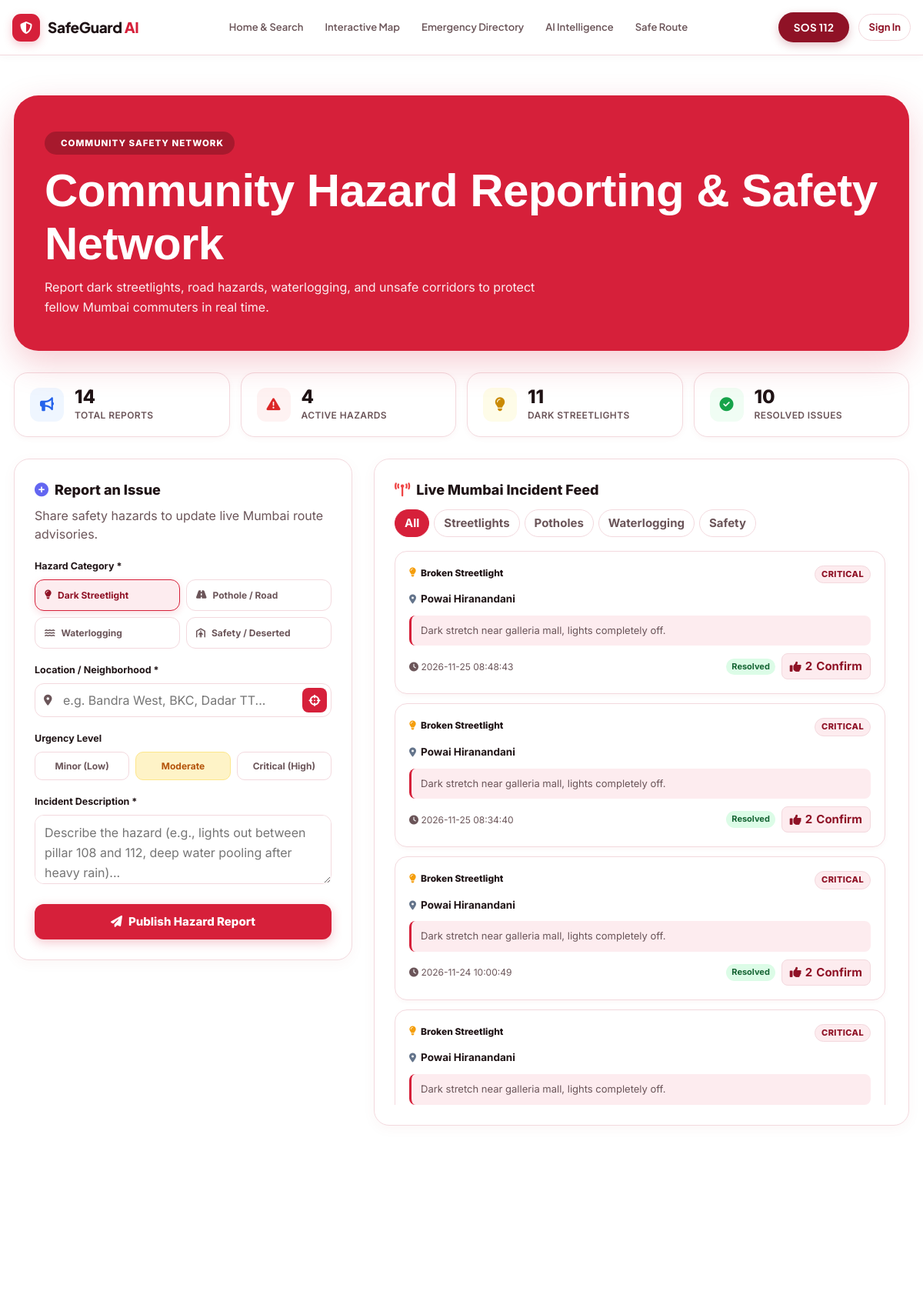
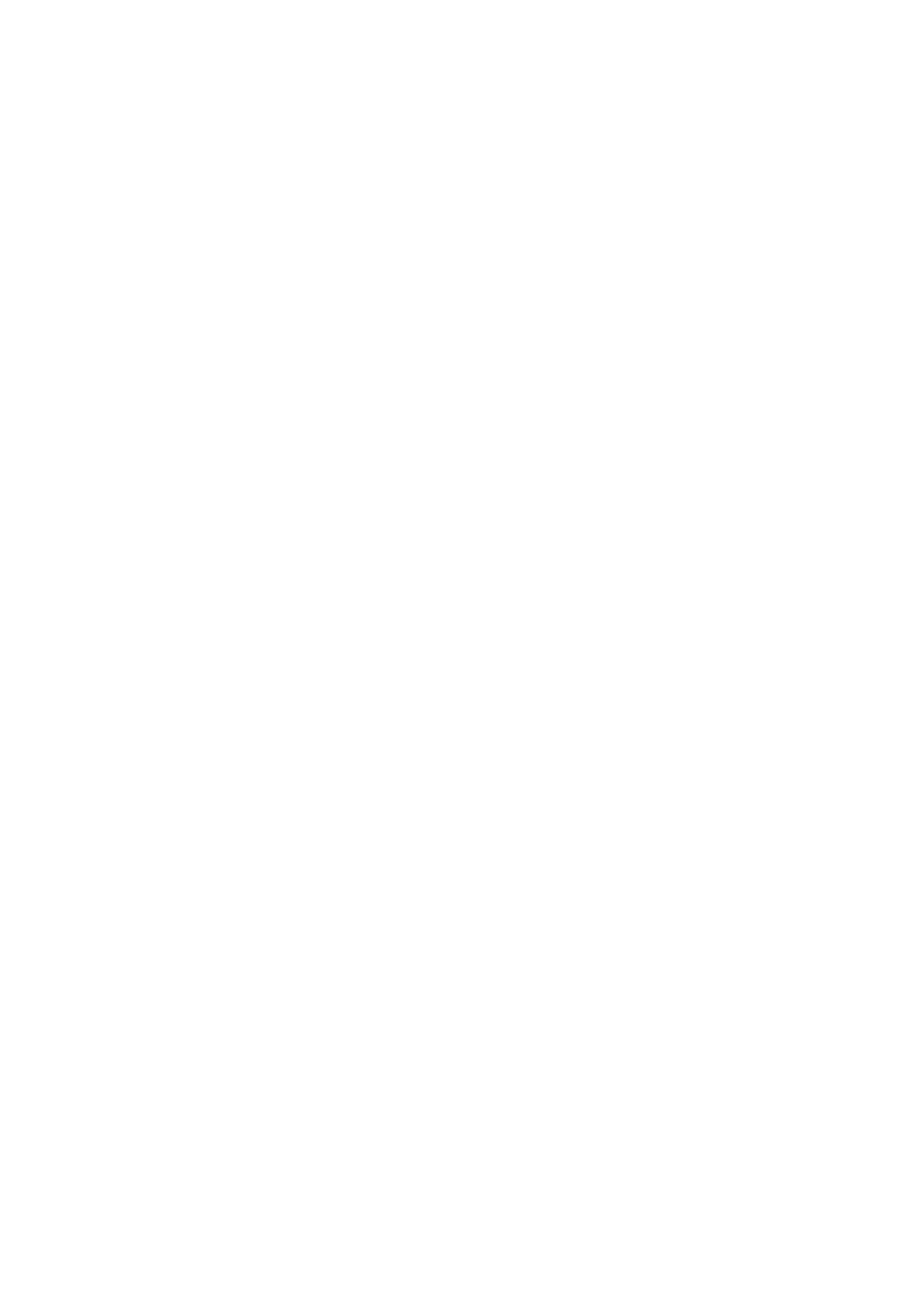
Screenshot of /report (upper part) with the database file from the repository (2 pictures, top to bottom).
### tables this page shows
CREATE TABLE reports (
                id INTEGER PRIMARY KEY AUTOINCREMENT,
                user_id INTEGER,
                report_type TEXT NOT NULL,
                place_name TEXT,
                route_text TEXT,
                issue_type TEXT NOT NULL,
                description TEXT NOT NULL,
                created_at TIMESTAMP DEFAULT CURRENT_TIMESTAMP
            , "latitude" REAL, "longitude" REAL, "severity" TEXT DEFAULT 'Medium', "status" TEXT DEFAULT 'Active', "upvotes" INTEGER DEFAULT 1);

### app.py (the view, shortened to what this page needs)
@app.route("/report", methods=["GET", "POST"])
def report():
    conn = get_db()
    try:
        stats = _compute_report_stats(conn)
        cur = conn.cursor()
        cur.execute(
            """
            SELECT id, user_id, report_type, place_name, latitude, longitude, issue_type, severity, description, status, upvotes, created_at
            FROM reports
            ORDER BY id DESC
            LIMIT 50
            """
        )
        reports_list = [dict(r) for r in cur.fetchall()]
        success_flag = bool(request.args.get("success"))
        return render_template("report.html", reports=reports_list, stats=stats, success="Your community safety hazard report has been published!" if success_flag else None)
    finally:
        conn.close()

### app.py (called while the page is built, shortened)
def get_db():
    conn = sqlite3.connect(DATABASE_PATH)
    conn.row_factory = sqlite3.Row
    return conn

def current_user_record():
    user_id = session.get("user_id")
    return None

@app.context_processor
def inject_globals():
    return {
        "current_user": current_user_record(),
        "service_labels": SERVICE_LABELS,
        "service_icons": SERVICE_ICONS,
        "emergency_contacts": EMERGENCY_CONTACTS,
        "current_year": datetime.now(
            timezone.utc
        ).year,
    }

### templates/report.html (shortened to what this page needs)
{% extends "base.html" %}
{% block content %}
<div class="rep-container">
    <section class="rep-hero">
        <span class="rep-eyebrow">
             Community Safety Network
        </span>
        <h1>Community Hazard Reporting & Safety Network</h1>
        <p>Report dark streetlights, road hazards, waterlogging, and unsafe corridors to protect fellow Mumbai commuters in real time.</p>
    </section>
    <div class="rep-stats-grid">
        <div class="rep-stat-card">
            <div class="rep-stat-icon" style="background: #eff6ff; color: #2563eb;">
                <i class="fa-solid fa-bullhorn"></i>
            </div>
            <div>
                <div class="rep-stat-val">{{ stats.total or 0 }}</div>
                <div class="rep-stat-lbl">Total Reports</div>
            </div>
        </div>
        <div class="rep-stat-card">
            <div class="rep-stat-icon" style="background: #fef2f2; color: #dc2626;">
                <i class="fa-solid fa-triangle-exclamation"></i>
            </div>
            <div>
                <div class="rep-stat-val">{{ stats.active or 0 }}</div>
                <div class="rep-stat-lbl">Active Hazards</div>
            </div>
        </div>
        <div class="rep-stat-card">
            <div class="rep-stat-icon" style="background: #fefce8; color: #ca8a04;">
                <i class="fa-solid fa-lightbulb"></i>
            </div>
            <div>
                <div class="rep-stat-val">{{ stats.streetlights or 0 }}</div>
                <div class="rep-stat-lbl">Dark Streetlights</div>
            </div>
        </div>
        <div class="rep-stat-card">
            <div class="rep-stat-icon" style="background: #f0fdf4; color: #16a34a;">
                <i class="fa-solid fa-circle-check"></i>
            </div>
            <div>
                <div class="rep-stat-val">{{ stats.resolved or 0 }}</div>
                <div class="rep-stat-lbl">Resolved Issues</div>
            </div>
        </div>
    </div>
    <div class="rep-layout">
        <div class="rep-form-card">
            <div class="rep-form-title">
                <i class="fa-solid fa-circle-plus" style="color: #6366f1;"></i>
                <span>Report an Issue</span>
            </div>
            <p class="rep-form-desc">Share safety hazards to update live Mumbai route advisories.</p>
            <form action="{{ url_for('report') }}" method="POST" id="repForm">
                <div class="rep-form-group">
                    <label class="rep-form-label">Hazard Category *</label>
                    <div class="issue-selector">
                        <div class="issue-option selected" data-type="Broken Streetlight">
                            <i class="fa-solid fa-lightbulb"></i> Dark Streetlight
                        </div>
                        <div class="issue-option" data-type="Hazardous Pothole">
                            <i class="fa-solid fa-road"></i> Pothole / Road
                        </div>
                        <div class="issue-option" data-type="Waterlogging / Flood">
                            <i class="fa-solid fa-water"></i> Waterlogging
                        </div>
                        <div class="issue-option" data-type="Harassment / Deserted">
                            <i class="fa-solid fa-person-shelter"></i> Safety / Deserted
                        </div>
                    </div>
                </div>
                <div class="rep-form-group">
                    <label class="rep-form-label">Location / Neighborhood *</label>
                    <div class="loc-input-wrap">
                        <i class="fa-solid fa-location-dot loc-input-icon"></i>
                        <input type="text" name="place_name" id="inputPlaceName" class="rep-input" placeholder="e.g. Bandra West, BKC, Dadar TT..." required>
                        <button type="button" class="btn-gps-detect" id="btnDetectReportLoc" title="Autofill current location via GPS">
                            <i class="fa-solid fa-crosshairs"></i>
                        </button>
                    </div>
                </div>
                <div class="rep-form-group">
                    <label class="rep-form-label">Urgency Level</label>
                    <div class="severity-options">
                        <div class="sev-pill low" data-sev="Low">Minor (Low)</div>
                        <div class="sev-pill medium selected" data-sev="Medium">Moderate</div>
                        <div class="sev-pill critical" data-sev="Critical">Critical (High)</div>
                    </div>
                </div>
                <div class="rep-form-group">
                    <label class="rep-form-label">Incident Description *</label>
                    <textarea name="description" id="inputDescription" class="rep-textarea" placeholder="Describe the hazard (e.g., lights out between pillar 108 and 112, deep water pooling after heavy rain)..." required></textarea>
                </div>
                <button type="submit" class="btn-submit-report">
                    <i class="fa-solid fa-paper-plane"></i> Publish Hazard Report
                </button>
            </form>
        </div>
        <div class="rep-feed-panel">
            <div class="rep-feed-header">
                <div class="rep-feed-title">
                    <i class="fa-solid fa-tower-broadcast" style="color: #ef4444;"></i>
                    <span>Live Mumbai Incident Feed</span>
                </div>
                <div class="feed-filter-pills">
                    <button type="button" class="feed-pill active" data-filter="all">All</button>
                    <button type="button" class="feed-pill" data-filter="Streetlight">Streetlights</button>
                    <button type="button" class="feed-pill" data-filter="Pothole">Potholes</button>
                    <button type="button" class="feed-pill" data-filter="Waterlogging">Waterlogging</button>
                    <button type="button" class="feed-pill" data-filter="Harassment">Safety</button>
                </div>
            </div>
            <div class="feed-list" id="feedList">
                {% for r in reports %}
                <div class="report-card" data-category="{{ r.issue_type }}">
                    <div class="report-card-top">
                        <div class="report-issue-tag">
                            {% if 'Streetlight' in r.issue_type %}
                            <i class="fa-solid fa-lightbulb" style="color: #f59e0b;"></i>
                            {% elif 'Pothole' in r.issue_type %}
                            <i class="fa-solid fa-road" style="color: #ea580c;"></i>
                            {% elif 'Water' in r.issue_type %}
                            <i class="fa-solid fa-water" style="color: #0284c7;"></i>
                            {% else %}
                            <i class="fa-solid fa-triangle-exclamation" style="color: #dc2626;"></i>
                            {% endif %}
                            <span>{{ r.issue_type }}</span>
                        </div>
                        <span class="report-severity-badge badge-{{ r.severity or 'Medium' }}">{{ r.severity or 'Medium' }}</span>
                    </div>
                    <div class="report-place">
                        <i class="fa-solid fa-location-dot" style="color: #64748b; font-size: 12px;"></i>
                        <span>{{ r.place_name or 'Mumbai' }}</span>
                    </div>
                    <div class="report-desc">
                        {{ r.description }}
                    </div>
                    <div class="report-footer">
                        <span><i class="fa-solid fa-clock"></i> {{ r.created_at }}</span>
                        <div style="display: flex; align-items: center; gap: 8px;">
                            <span style="font-size: 11px; padding: 2px 7px; border-radius: 999px; font-weight: 700; background: {% if r.status == 'Resolved' %}#dcfce7; color:#166534;{% else %}#fee2e2; color:#991b1b;{% endif %}">
                                {{ r.status or 'Active' }}
                            </span>
                            <button type="button" class="btn-upvote" data-id="{{ r.id }}">
                                <i class="fa-solid fa-thumbs-up"></i>
                                <span class="upvote-count">{{ r.upvotes or 1 }}</span> Confirm
                            </button>
                        </div>
                    </div>
                </div>
                {% endfor %}
            </div>
        </div>
    </div>
</div>
{% endblock %}

### static/css/style.css (style rules this page uses)
:root { --bg: #FFFFFF; --surface: #FFFFFF; --surface-soft: #FDECEF; --text: #1F1315; --text-secondary: #6B5559; --text-muted: #8F767A; --border: #F3D9DE; --border-strong: #E7B8C1; --accent: #D6203A; --accent-dark: #8F1226; --accent-light: #FDECEF; --primary: #D6203A; --primary-safe: #10B981; --success: #10B981; --success-light: rgba(16, 185, 129, 0.12); --warning: #F59E0B; --warning-light: rgba(245, 158, 11, 0.12); --danger: #D6203A; --danger-light: #FDECEF; --info: #D6203A; --info-light: #FDECEF; --shadow-xs: 0 1px 3px rgba(31, 19, 21, 0.04); --shadow-sm: 0 4px 14px rgba(31, 19, 21, 0.06); --shadow-md: 0 10px 30px rgba(31, 19, 21, 0.08); --shadow-lg: 0 20px 50px rgba(31, 19, 21, 0.12); --radius-sm: 10px; --radius-md: 16px; --radius-lg: 22px; --radius-xl: 32px; --container: 1240px; --transition-fast: 180ms ease; --transition: 280ms cubic-bezier(0.2, 0.8, 0.2, 1); --transition-slow: 500ms cubic-bezier(0.16, 1, 0.3, 1); }
*, *::before, *::after { box-sizing: border-box; }
html { scroll-behavior: smooth; }
body { margin: 0; padding: 0; min-height: 100vh; background: var(--bg); color: var(--text); font-family: "DM Sans", sans-serif; font-size: 15px; line-height: 1.6; overflow-x: hidden; -webkit-font-smoothing: antialiased; text-rendering: optimizeLegibility; }
button, input, textarea, select { font: inherit; }
button { cursor: pointer; }
h1, h2, h3, h4, h5, h6 { margin: 0; color: var(--text); font-family: "Manrope", sans-serif; font-weight: 700; line-height: 1.15; letter-spacing: -0.025em; }
h1 { font-size: clamp(2.2rem, 5vw, 4.2rem); }
p { margin: 0; }
html { font-size: 16px; }
body { font-size: 16px; line-height: 1.6; }
h1 { font-size: 42px !important; line-height: 1.15; }
p { font-size: 16px !important; line-height: 1.65; }
button, .button, .button-primary, .button-secondary, .calculate-button, .clear-button { font-size: 15px !important; }
input, select, textarea { font-size: 16px !important; }
html { font-size: 16px !important; }
body { font-size: 16px !important; line-height: 1.6 !important; }
h1 { font-size: clamp(2.5rem, 5vw, 4.2rem) !important; }

### templates/base.html (style rules this page uses)
:root { --sg-bg: #FFFFFF; --sg-surface: #FFFFFF; --sg-card: #FFFFFF; --sg-surface-subtle: #FAF7F8; --sg-border: #F3D9DE; --sg-border-light: #F9EBEF; --sg-primary: #D6203A; --sg-primary-hover: #BF1B32; --sg-deep-red: #8F1226; --sg-soft-red: #FDECEF; --sg-safe: #10B981; --sg-warning: #F59E0B; --sg-warning-soft: #FEF3C7; --sg-danger: #D6203A; --sg-sos: #8F1226; --sg-heading: #1F1315; --sg-text-heading: #1F1315; --sg-body: #6B5559; --sg-text: #1F1315; --sg-text-muted: #6B5559; --sg-text-sub: #8F767A; --sg-radius: 16px; --sg-shadow-sm: 0 1px 3px rgba(31, 19, 21, 0.04); --sg-shadow-md: 0 6px 20px rgba(31, 19, 21, 0.06); --sg-shadow-lg: 0 16px 40px rgba(31, 19, 21, 0.1); }
* { box-sizing: border-box; margin: 0; padding: 0; }
body { font-family: 'Plus Jakarta Sans', 'Inter', -apple-system, sans-serif; background-color: #FFFFFF; color: #6B5559; min-height: 100vh; display: flex; flex-direction: column; line-height: 1.5; -webkit-font-smoothing: antialiased; }
h1, h2, h3, h4, h5, h6 { color: #1F1315; font-weight: 700; }

### rows the page displays
reports: issue_type "Broken Streetlight", severity "CRITICAL", place_name "Powai Hiranandani", description "Dark stretch near galleria mall, lights completely off.", created_at "2026-11-25 08:48:43", status "Resolved", upvotes "2"
reports: issue_type "Broken Streetlight", severity "CRITICAL", place_name "Powai Hiranandani", description "Dark stretch near galleria mall, lights completely off.", created_at "2026-11-25 08:34:40", status "Resolved", upvotes "2"
reports: issue_type "Broken Streetlight", severity "CRITICAL", place_name "Powai Hiranandani", description "Dark stretch near galleria mall, lights completely off.", created_at "2026-11-24 10:00:49", status "Resolved", upvotes "2"
reports: issue_type "Broken Streetlight", severity "CRITICAL", place_name "Powai Hiranandani", description "Dark stretch near galleria mall, lights completely off."

### other values shown
{{ stats.total or 0 }} "14"
{{ stats.active or 0 }} "4"
{{ stats.streetlights or 0 }} "11"
{{ stats.resolved or 0 }} "10"
